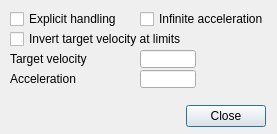
<?xml version="1.0" encoding="UTF-8"?>
<ui version="4.0">
 <class>CQDlgMotionModeParameters</class>
 <widget class="QDialog" name="CQDlgMotionModeParameters">
  <property name="geometry">
   <rect>
    <x>0</x>
    <y>0</y>
    <width>277</width>
    <height>134</height>
   </rect>
  </property>
  <property name="windowTitle">
   <string>Joint Motion Mode Parameters</string>
  </property>
  <property name="locale">
   <locale language="English" country="UnitedStates"/>
  </property>
  <widget class="QCheckBox" name="qqExplicitHandling">
   <property name="geometry">
    <rect>
     <x>10</x>
     <y>10</y>
     <width>121</width>
     <height>18</height>
    </rect>
   </property>
   <property name="focusPolicy">
    <enum>Qt::StrongFocus</enum>
   </property>
   <property name="text">
    <string>Explicit handling</string>
   </property>
  </widget>
  <widget class="QCheckBox" name="qqInfiniteAcceleration">
   <property name="geometry">
    <rect>
     <x>140</x>
     <y>10</y>
     <width>131</width>
     <height>18</height>
    </rect>
   </property>
   <property name="focusPolicy">
    <enum>Qt::StrongFocus</enum>
   </property>
   <property name="text">
    <string>Infinite acceleration</string>
   </property>
  </widget>
  <widget class="QCheckBox" name="qqInvert">
   <property name="geometry">
    <rect>
     <x>10</x>
     <y>30</y>
     <width>191</width>
     <height>18</height>
    </rect>
   </property>
   <property name="focusPolicy">
    <enum>Qt::StrongFocus</enum>
   </property>
   <property name="text">
    <string>Invert target velocity at limits</string>
   </property>
  </widget>
  <widget class="QLabel" name="label">
   <property name="geometry">
    <rect>
     <x>10</x>
     <y>50</y>
     <width>121</width>
     <height>18</height>
    </rect>
   </property>
   <property name="text">
    <string>Target velocity</string>
   </property>
  </widget>
  <widget class="QLineEdit" name="qqTargetVelocity">
   <property name="geometry">
    <rect>
     <x>140</x>
     <y>50</y>
     <width>56</width>
     <height>18</height>
    </rect>
   </property>
  </widget>
  <widget class="QLineEdit" name="qqAcceleration">
   <property name="geometry">
    <rect>
     <x>140</x>
     <y>70</y>
     <width>56</width>
     <height>18</height>
    </rect>
   </property>
  </widget>
  <widget class="QLabel" name="label_2">
   <property name="geometry">
    <rect>
     <x>10</x>
     <y>70</y>
     <width>121</width>
     <height>18</height>
    </rect>
   </property>
   <property name="text">
    <string>Acceleration</string>
   </property>
  </widget>
  <widget class="QDialogButtonBox" name="qqClose">
   <property name="geometry">
    <rect>
     <x>15</x>
     <y>100</y>
     <width>251</width>
     <height>32</height>
    </rect>
   </property>
   <property name="standardButtons">
    <set>QDialogButtonBox::Close</set>
   </property>
  </widget>
 </widget>
 <tabstops>
  <tabstop>qqExplicitHandling</tabstop>
  <tabstop>qqInfiniteAcceleration</tabstop>
  <tabstop>qqInvert</tabstop>
  <tabstop>qqTargetVelocity</tabstop>
  <tabstop>qqAcceleration</tabstop>
  <tabstop>qqClose</tabstop>
 </tabstops>
 <resources/>
 <connections/>
</ui>
